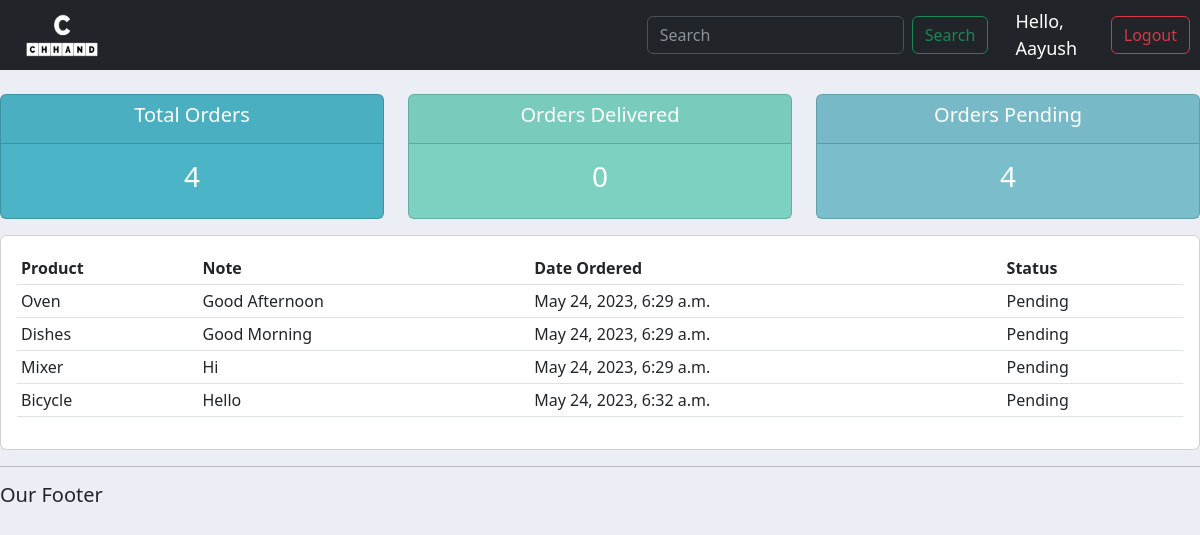
The app's page /user/ (signed in) with its own data.
### accounts/models.py (models this page shows, shortened)
class Order(models.Model):
    STATUS = (
        ('Pending' , 'Pending'),
        ('Out for delivery','Out for delivery'),
        ('Delivered','Delivered'),
    )
    customer= models.ForeignKey(Customer , null=True , on_delete= models.SET_NULL)
    product= models.ForeignKey(Product , null=True , on_delete=models.SET_NULL)
    date_created = models.DateTimeField(auto_now_add=True , null=True)
    status = models.CharField(max_length=200 , null=True , choices=STATUS)
    note = models.CharField(max_length=1000,null=True)

class Product(models.Model):
    CATEGORY = (
        ('Indoor','Indoor'),
        ('Out door','Out door'),
    )
    name = models.CharField(max_length=200 , null=True)
    price = models.FloatField(null=True)
    category = models.CharField(max_length=200 , null=True, choices=CATEGORY)
    description = models.CharField(max_length=200 , null=True , blank=True)
    date_created = models.DateTimeField(auto_now_add=True , null=True)
    tags = models.ManyToManyField(Tag)
    def __str__(self):
        return self.name

### accounts/decorators.py (the view)
        def wrapper_func(request , *args, **kwargs):
            group = None
            if request.user.groups.exists():
                group = request.user.groups.all()[0].name
            if group in allowed_roles:
                return view_func(request , *args, **kwargs)
            else:
                return HttpResponse("You are not authorized to view this page")

### accounts/views.py (called while the page is built)
@login_required(login_url='login')
@allowed_users(allowed_roles=['customer'])
def userPage(request):
    orders = request.user.customer.order_set.all()
    totalOrders = orders.count()
    delivered = orders.filter(status='Delivered').count()
    pending = orders.filter(status='Pending').count()
    context = {'orders':orders , 'total_orders':totalOrders , 'delivered':delivered , 'pending':pending }
    return render(request, 'accounts/user.html' , context)

### accounts/templates/accounts/user.html
{% extends 'accounts/main.html' %}
{% block content %}
{% include 'accounts/status.html' %}
<div class="row">
    <div class="col-md">
        <div class="card card-body">
            <table class="table table-sm">
                <tr>
                    <th>Product</th>
                    <th>Note</th>
                    <th>Date Ordered</th>
                    <th>Status</th>
                </tr>
                {% for order in orders %}
                    <tr>
                        <td>{{order.product}}</td>
                        <td>{{order.note}}</td>
                        <td>{{order.date_created}}</td>
                        <td>{{order.status}}</td>
                    </tr>
                {% endfor %}
            </table>
        </div>
    </div>
</div>
{% endblock %}

### accounts/templates/accounts/main.html (shortened to what this page needs)
{% load static %}
{% load analytical %}
<!DOCTYPE html>
<html lang="en">
<head>
    <link href="https://cdn.jsdelivr.net/npm/bootstrap@5.3.0-alpha3/dist/css/bootstrap.min.css" rel="stylesheet">
    <link rel="stylesheet" type="text/css" href="{% static '/css/status.css'%}">
</head>
<body>
    {% include 'accounts/navbar.html' %}
    {% block content%} {% endblock %}
    <hr>
    <h5>Our Footer</h5>
</body>
</html>

### accounts/templates/accounts/navbar.html (shortened to what this page needs)
{% load static %}
<nav class="navbar navbar-expand-lg bg-dark" data-bs-theme="dark">
    <div class="container-fluid">
        <a href="/"> <img src="{% static 'images/Chhand-logo.png'%}" alt="logo" id='logo-img'> </a>
      <div class="collapse navbar-collapse" id="navbarSupportedContent">
        <form class="d-flex" role="search">
          <input class="form-control me-2" type="search" placeholder="Search" aria-label="Search">
          <button class="btn btn-outline-success" type="submit">Search</button>
        </form>
      </div>
    </div>
    <span id="hello-msg">Hello, {{request.user}}</span>
    <span><a class='btn btn-outline-danger logout-btn' href="{% url 'logout' %}">Logout</a></span>
  </nav>

### accounts/templates/accounts/status.html
<br>
<div class="row">
    <div class="col">
        <div class="col-md">
            <div class="card text-center text-white mb-3" id="total-orders">
                <div class="card-header">
                    <h5 class="class-title">Total Orders</h5>
                </div>
                <div class="card-body">
                    <h3 class="card-title">{{total_orders}}</h3>
                </div>
            </div>
        </div>
    </div>
    <div class="col">
        <div class="col-md">
            <div class="card text-center text-white mb-3" id="orders-delivered">
                <div class="card-header">
                    <h5 class="class-title">Orders Delivered</h5>
                </div>
                <div class="card-body">
                    <h3 class="card-title">{{delivered}}</h3>
                </div>
            </div>
        </div>
    </div>
    <div class="col">
        <div class="col-md">
            <div class="card text-center text-white mb-3" id="orders-pending">
                <div class="card-header">
                    <h5 class="class-title">Orders Pending</h5>
                </div>
                <div class="card-body">
                    <h3 class="card-title">{{pending}}</h3>
                </div>
            </div>
        </div>
    </div>
</div>

### static/css/status.css (style rules this page uses)
body { background-color: #ebeff5; }
#total-orders { background-color: #4cb4c7; }
#orders-pending { background-color: #7abecc; }
#orders-delivered { background-color: #7cd1c0; }

### accounts/templates/accounts/navbar.html (style rules this page uses)
#logo-img { width: 100px; height: 45px; }
#hello-msg { font-size: 18px; color: #fff; margin-left: 15px }
.logout-btn { margin-right: 10px; }

### records on screen
Order: product "Oven", note "Good Afternoon", date_created "May 24, 2023, 6:29 a.m.", status "Pending"
Order: product "Dishes", note "Good Morning", date_created "May 24, 2023, 6:29 a.m.", status "Pending"
Order: product "Mixer", note "Hi", date_created "May 24, 2023, 6:29 a.m.", status "Pending"
Order: product "Bicycle", note "Hello", date_created "May 24, 2023, 6:32 a.m.", status "Pending"

### other values on screen
{{ request.user }} "Aayush"
{{ total_orders }} "4"
{{ delivered }} "0"
{{ pending }} "4"
